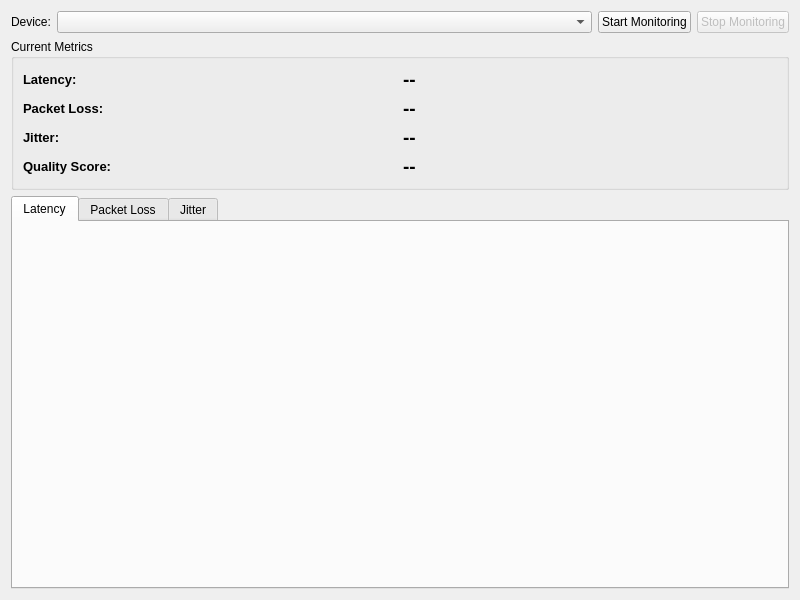
<?xml version="1.0" encoding="UTF-8"?>
<ui version="4.0">
 <class>MetricsWidget</class>
 <widget class="QWidget" name="MetricsWidget">
  <property name="geometry">
   <rect>
    <x>0</x>
    <y>0</y>
    <width>800</width>
    <height>600</height>
   </rect>
  </property>
  <property name="windowTitle">
   <string>Network Metrics</string>
  </property>
  <layout class="QVBoxLayout" name="verticalLayout">
   <item>
    <layout class="QHBoxLayout" name="controlLayout">
     <item>
      <widget class="QLabel" name="deviceLabel">
       <property name="text">
        <string>Device:</string>
       </property>
      </widget>
     </item>
     <item>
      <widget class="QComboBox" name="deviceComboBox">
       <property name="sizePolicy">
        <sizepolicy hsizetype="Expanding" vsizetype="Fixed">
         <horstretch>0</horstretch>
         <verstretch>0</verstretch>
        </sizepolicy>
       </property>
      </widget>
     </item>
     <item>
      <widget class="QPushButton" name="startButton">
       <property name="text">
        <string>Start Monitoring</string>
       </property>
      </widget>
     </item>
     <item>
      <widget class="QPushButton" name="stopButton">
       <property name="text">
        <string>Stop Monitoring</string>
       </property>
       <property name="enabled">
        <bool>false</bool>
       </property>
      </widget>
     </item>
    </layout>
   </item>
   <item>
    <widget class="QGroupBox" name="summaryGroupBox">
     <property name="title">
      <string>Current Metrics</string>
     </property>
     <layout class="QGridLayout" name="summaryLayout">
      <item row="0" column="0">
       <widget class="QLabel" name="latencyTitleLabel">
        <property name="text">
         <string>Latency:</string>
        </property>
        <property name="font">
         <font>
          <pointsize>10</pointsize>
          <weight>75</weight>
          <bold>true</bold>
         </font>
        </property>
       </widget>
      </item>
      <item row="0" column="1">
       <widget class="QLabel" name="currentLatencyLabel">
        <property name="text">
         <string>--</string>
        </property>
        <property name="font">
         <font>
          <pointsize>14</pointsize>
          <weight>75</weight>
          <bold>true</bold>
         </font>
        </property>
       </widget>
      </item>
      <item row="1" column="0">
       <widget class="QLabel" name="packetLossTitleLabel">
        <property name="text">
         <string>Packet Loss:</string>
        </property>
        <property name="font">
         <font>
          <pointsize>10</pointsize>
          <weight>75</weight>
          <bold>true</bold>
         </font>
        </property>
       </widget>
      </item>
      <item row="1" column="1">
       <widget class="QLabel" name="currentPacketLossLabel">
        <property name="text">
         <string>--</string>
        </property>
        <property name="font">
         <font>
          <pointsize>14</pointsize>
          <weight>75</weight>
          <bold>true</bold>
         </font>
        </property>
       </widget>
      </item>
      <item row="2" column="0">
       <widget class="QLabel" name="jitterTitleLabel">
        <property name="text">
         <string>Jitter:</string>
        </property>
        <property name="font">
         <font>
          <pointsize>10</pointsize>
          <weight>75</weight>
          <bold>true</bold>
         </font>
        </property>
       </widget>
      </item>
      <item row="2" column="1">
       <widget class="QLabel" name="currentJitterLabel">
        <property name="text">
         <string>--</string>
        </property>
        <property name="font">
         <font>
          <pointsize>14</pointsize>
          <weight>75</weight>
          <bold>true</bold>
         </font>
        </property>
       </widget>
      </item>
      <item row="3" column="0">
       <widget class="QLabel" name="qualityTitleLabel">
        <property name="text">
         <string>Quality Score:</string>
        </property>
        <property name="font">
         <font>
          <pointsize>10</pointsize>
          <weight>75</weight>
          <bold>true</bold>
         </font>
        </property>
       </widget>
      </item>
      <item row="3" column="1">
       <widget class="QLabel" name="qualityScoreLabel">
        <property name="text">
         <string>--</string>
        </property>
        <property name="font">
         <font>
          <pointsize>14</pointsize>
          <weight>75</weight>
          <bold>true</bold>
         </font>
        </property>
       </widget>
      </item>
     </layout>
    </widget>
   </item>
   <item>
    <widget class="QTabWidget" name="chartsTabWidget">
     <property name="currentIndex">
      <number>0</number>
     </property>
     <widget class="QWidget" name="latencyTab">
      <attribute name="title">
       <string>Latency</string>
      </attribute>
      <layout class="QVBoxLayout" name="latencyTabLayout">
       <item>
        <widget class="QWidget" name="latencyChartContainer" native="true">
         <property name="sizePolicy">
          <sizepolicy hsizetype="Expanding" vsizetype="Expanding">
           <horstretch>0</horstretch>
           <verstretch>0</verstretch>
          </sizepolicy>
         </property>
        </widget>
       </item>
      </layout>
     </widget>
     <widget class="QWidget" name="packetLossTab">
      <attribute name="title">
       <string>Packet Loss</string>
      </attribute>
      <layout class="QVBoxLayout" name="packetLossTabLayout">
       <item>
        <widget class="QWidget" name="packetLossChartContainer" native="true">
         <property name="sizePolicy">
          <sizepolicy hsizetype="Expanding" vsizetype="Expanding">
           <horstretch>0</horstretch>
           <verstretch>0</verstretch>
          </sizepolicy>
         </property>
        </widget>
       </item>
      </layout>
     </widget>
     <widget class="QWidget" name="jitterTab">
      <attribute name="title">
       <string>Jitter</string>
      </attribute>
      <layout class="QVBoxLayout" name="jitterTabLayout">
       <item>
        <widget class="QWidget" name="jitterChartContainer" native="true">
         <property name="sizePolicy">
          <sizepolicy hsizetype="Expanding" vsizetype="Expanding">
           <horstretch>0</horstretch>
           <verstretch>0</verstretch>
          </sizepolicy>
         </property>
        </widget>
       </item>
      </layout>
     </widget>
    </widget>
   </item>
  </layout>
 </widget>
 <resources/>
 <connections/>
</ui>
